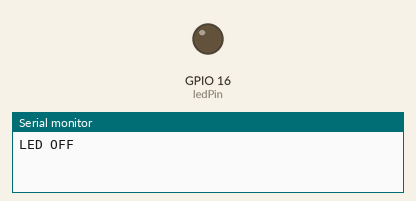
Simulated run of this sketch. Board: ESP8266 (NodeMCU). Shown: output pins drawn as LEDs (lit = HIGH), the last lines printed to the serial monitor.

Above: at 1.0 s.
At 3.0 s:
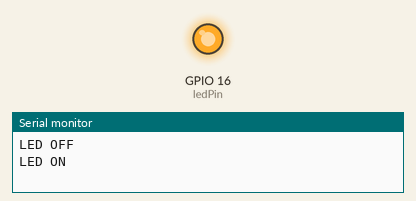
Timing chart, 0 to 5.2 s (numbered marks = the images above):
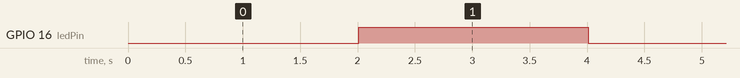

The sketch:

LED_SERIAL.ino
```cpp
#include <ESP8266WiFi.h>

int ledPin =16;

void setup() {
  Serial.begin(115200);
  delay(10);

  pinMode(ledPin, OUTPUT);
  digitalWrite(ledPin, LOW);
  digitalWrite(ledPin, HIGH);

}

void loop()
{
  digitalWrite(ledPin, LOW);
   Serial.println("LED OFF");
    delay(2000);

    digitalWrite(ledPin, HIGH);
   Serial.println("LED ON");
    delay(2000);

}
```

Measured:
- by itself, GPIO 16 (ledPin): alternates HIGH for 2.0 s and LOW for 2.0 s
